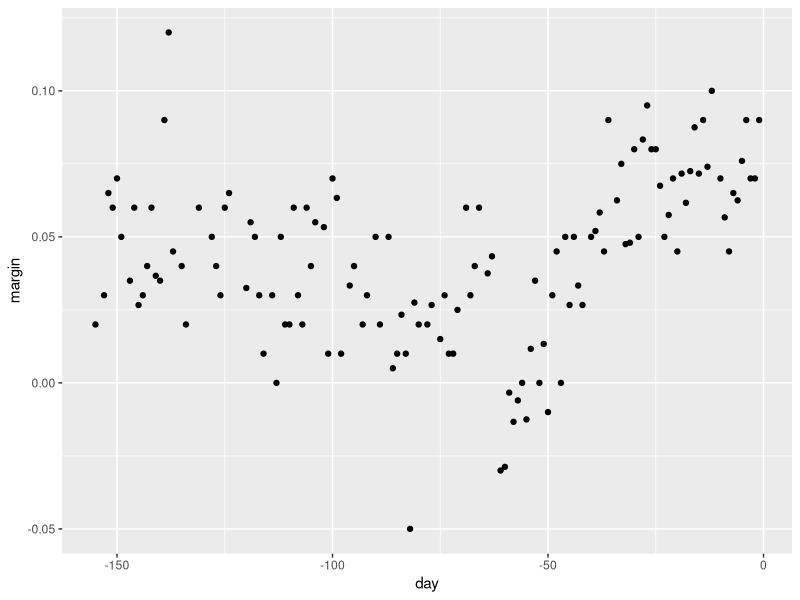
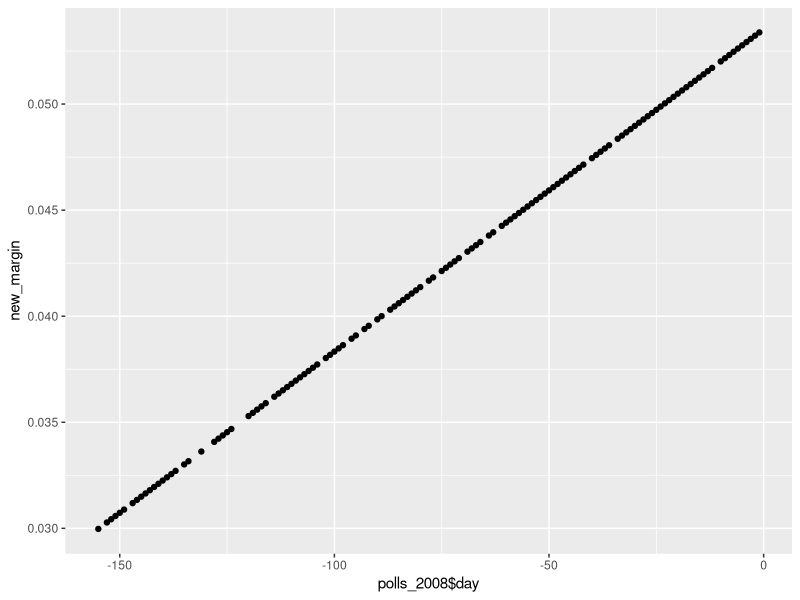
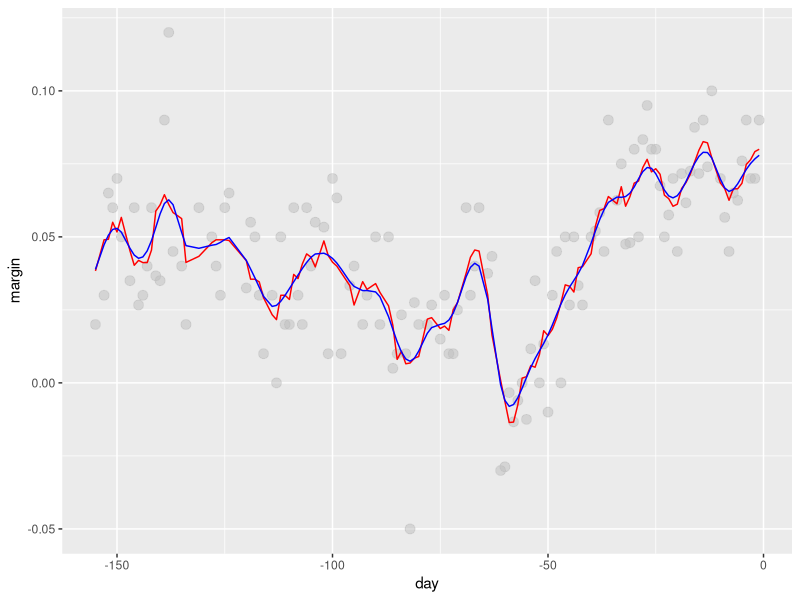
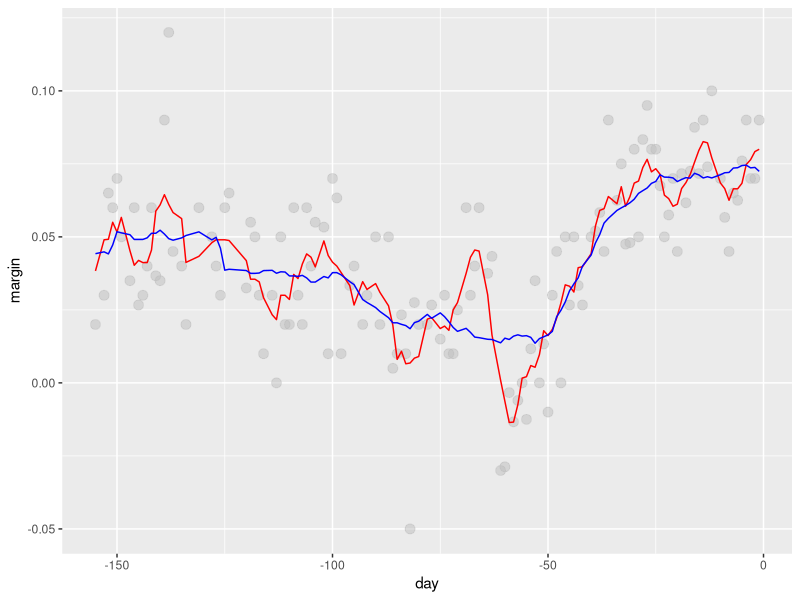
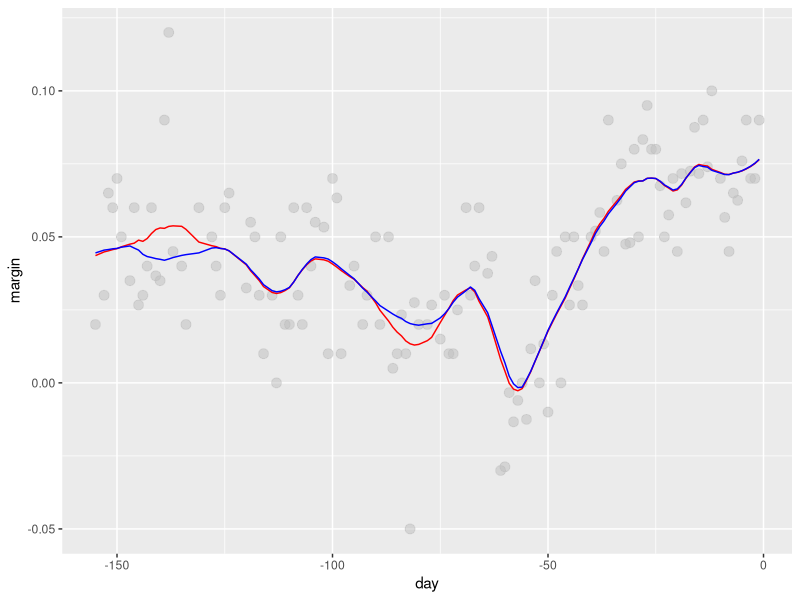
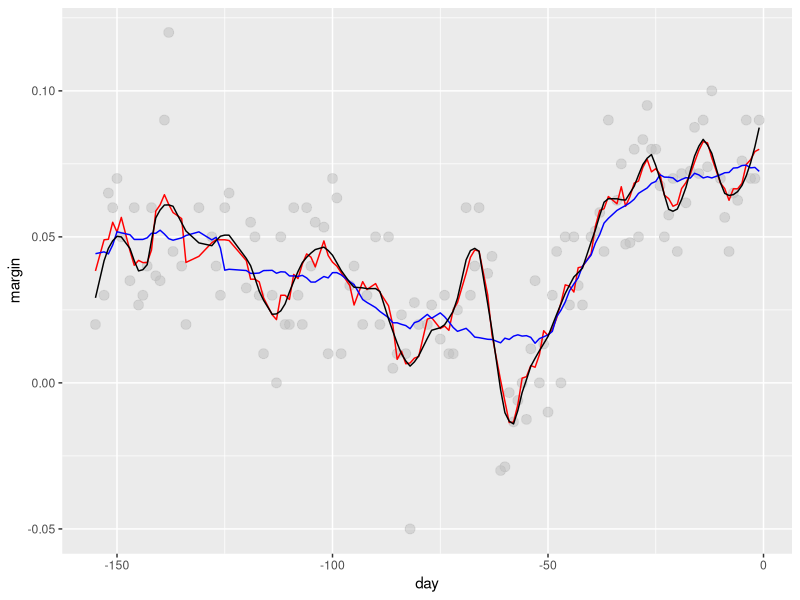
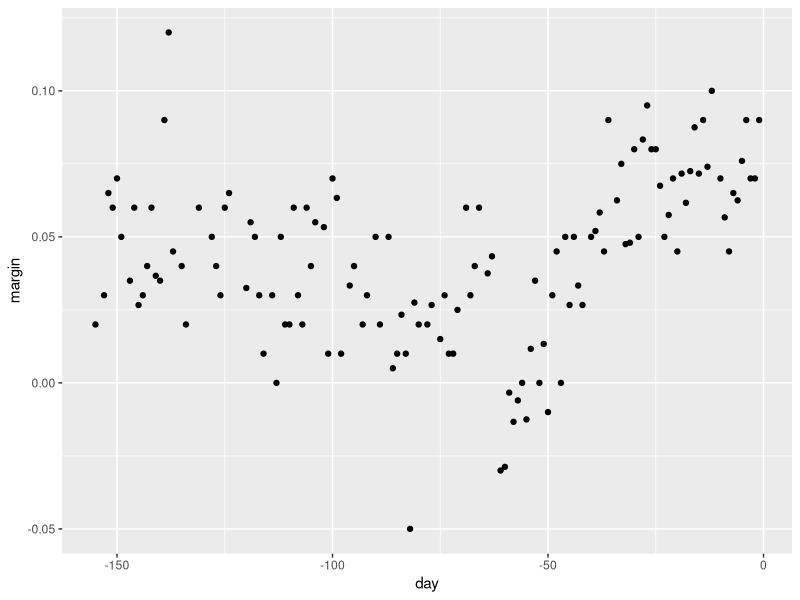
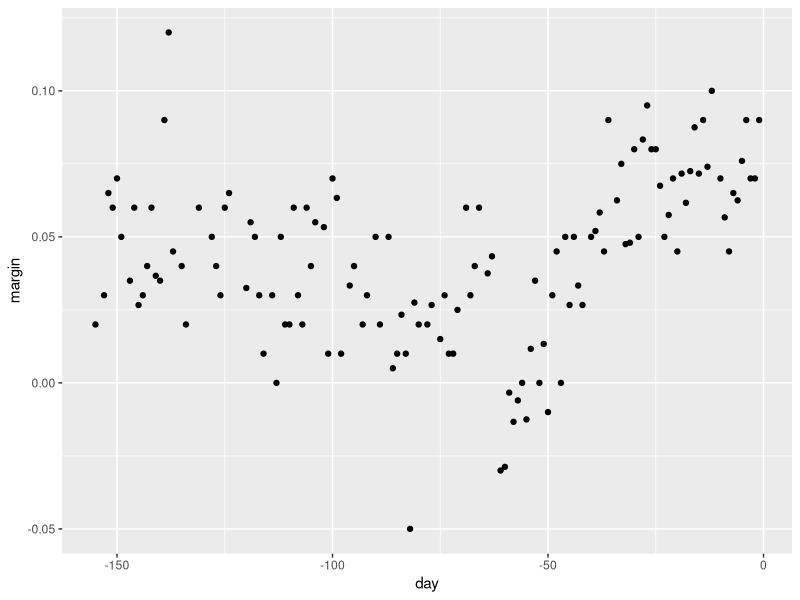

These charts were generated, in order, by the following R code:
library(dslabs)
library(dplyr)
library(tidyverse)
data("polls_2008")

str(polls_2008)

head(polls_2008)

?polls_2008

qplot(day, margin, data = polls_2008)

fit<-lm(margin ~ day, data = polls_2008)

new_margin = predict.lm(fit, data = polls_2008)

qplot(polls_2008$day, new_margin )



span <- 7

fit <- with(polls_2008, 
             ksmooth(day,margin,x.points = day, kernel = "box", bandwidth = span))

fit_1 <- with(polls_2008, 
            ksmooth(day,margin,x.points = day, kernel = "normal", bandwidth = span))


polls_2008 %>% mutate(smooth_1 = fit$y, smooth_2 = fit_1$y) %>% 
  ggplot(aes(day,margin)) +
  geom_point(size = 3, alpha = 0.5, color = "grey") +
  geom_line(aes(day,smooth_1), color = "red") +
  geom_line(aes(day,smooth_2), color = "blue")



str(fit)

fit

span <- 25

fit_20 <- with(polls_2008, 
            ksmooth(day,margin,x.points = day, kernel = "box", bandwidth = span))



polls_2008 %>% mutate(smooth_1 = fit$y, smooth_2 = fit_20$y) %>% 
              ggplot(aes(day,margin)) +
              geom_point(size = 3, alpha = 0.5, color = "grey") +
              geom_line(aes(day,smooth_1), color = "red") +
              geom_line(aes(day,smooth_2), color = "blue")



  
totalDays <- diff(range(polls_2008))

totalDays
span <- 21/totalDays

span


fit_loess <- loess(margin ~ day, degree = 1, span = span, data = polls_2008)

# An iterative algorithm is implemented in which,
# after fitting a model in one iteration, outliers are detected and down-weighted
fit_loess_sym <- loess(margin ~ day, degree = 1, span = span, data = polls_2008, family = "symmetric")


polls_2008 %>% mutate(smooth_1 = fit_loess$fitted, smooth_2 = fit_loess_sym$fitted) %>% 
  ggplot(aes(day,margin)) +
  geom_point(size = 3, alpha = 0.5, color = "grey") +
  geom_line(aes(day,smooth_1), color = "red") +
  geom_line(aes(day,smooth_2), color = "blue") 


fit_loess <- loess(margin ~ day, degree = 2, span = span, data = polls_2008)

polls_2008 %>% mutate(smooth_1 = fit$y, smooth_2 = fit_20$y,smooth_fit = fit_loess$fitted, smooth_2 = fit_20$y) %>% 
  ggplot(aes(day,margin)) +
  geom_point(size = 3, alpha = 0.5, color = "grey") +
  geom_line(aes(day,smooth_1), color = "red") +
  geom_line(aes(day,smooth_2), color = "blue") +
  geom_line(aes(day,smooth_fit), color = "black")



polls_2008 %>% ggplot(aes(day, margin)) +
  geom_point() + 
  geom_smooth(color="red", span = 0.15, method.args = list(degree=1))


polls_2008 %>% ggplot(aes(day, margin)) +
  geom_point() + 
  geom_smooth(color="red", span = 0.15, method.args = list(degree=1))
